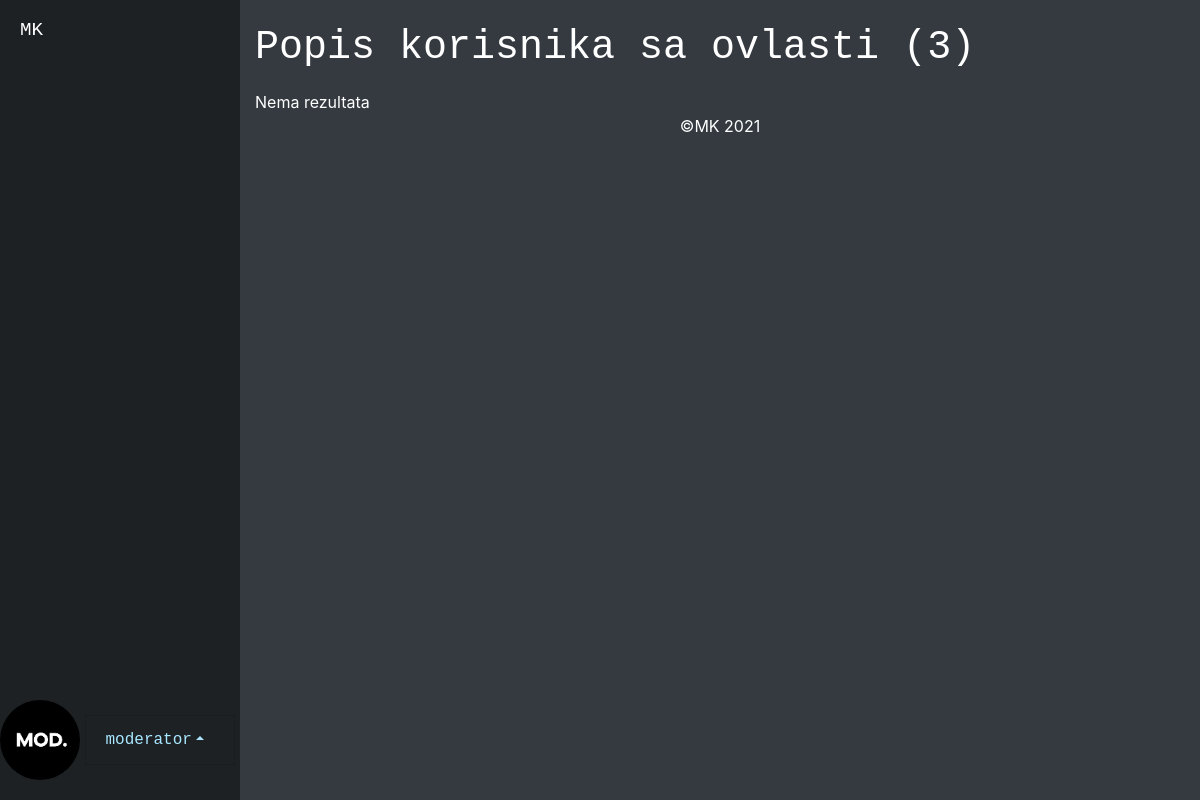
/cms/role_code.php (signed in), run on the app's committed database.
### tables this page shows
CREATE TABLE `user_profile` (
  `id` int(11) NOT NULL,
  `username` varchar(15) NOT NULL,
  `password` varchar(60) NOT NULL,
  `image` varchar(255) DEFAULT NULL,
  `role_code` varchar(3) NOT NULL DEFAULT 'USR'
);

### class/user.php (called while the page is built, shortened)
<?php
class User
{
    private $conn;
    private $table = "user_profile";
    public function __construct($db)
    {
        $this->conn = $db;
    }
    public function getUserById($id)
    {
        $query = "SELECT l.id, l.username, l.image, l.role_code FROM " . $this->table . " l WHERE l.id=?";
        $stmt = $this->conn->prepare($query);
        $stmt->bindParam(1, $id);
        if ($stmt->execute()) {
            if ($stmt->rowCount() > 0) {
                return $stmt;
            } else {
                return false;
            }
        }
    }
}

### functions.php (the view, shortened to what this page needs)
<?php
function sidemenu($menu_items, $menu_links, $category = "Index", $user_id = null, $user_name = null, $avi = null)
{
?>
  <div id="sidebar-wrapper">
    <div class="sidebar-heading"><a class="text-white" style="text-decoration:none;" href="#">MK</a></div>
    <div class="list-group list-group-flush">
        <?php
      if ((!is_null($user_id)) && (!is_null($user_name))) {
        $user_name = htmlspecialchars(strip_tags($user_name));
        ?>
        <div class="user-side fixed-bottom">
          <img src="<?php if (!is_null($avi)) { ?>img/user/<?php echo $avi;
                                                          } else {
                                                            echo 'img/default.jpg';
                                                          } ?>" width="80px" height="auto">
          <div class="btn-group dropup">
            <span class="bg-dark list-group-item list-group-item-action text-y dropdown-toggle" data-toggle="dropdown" aria-haspopup="true" aria-expanded="false" style="background-color:#1d2124 !important;"><?php echo $user_name ?></span>
          </div>
        </div>
      <?php
      }
      ?>
    </div>
  </div>
<?php
}
?>

### cms/css/style.css (style rules this page uses)
#sidebar-wrapper { min-height: 100vh; margin-left: -15rem; -webkit-transition: margin .25s ease-out; -moz-transition: margin .25s ease-out; -o-transition: margin .25s ease-out; transition: margin .25s ease-out; background-color: #1d2124; }
#sidebar-wrapper .sidebar-heading { padding: 0.875rem 1.25rem; font-size: 1.2rem; }
#sidebar-wrapper .list-group { width: 15rem; }
@media (min-width: 768px) { #sidebar-wrapper { margin-left: 0; } }
.text-y { color:rgb(168 231 255); }
#sidebar-wrapper a { font-family:monospace; }
.user-side { margin-bottom: 20px; }
.user-side span { width: 150px; display: inline-block; font-family:monospace; }
.user-side img { border-radius: 50%; }

### data on the page
user_profile: image (picture), username "moderator"

### other printed values
$number_of_results "3"
